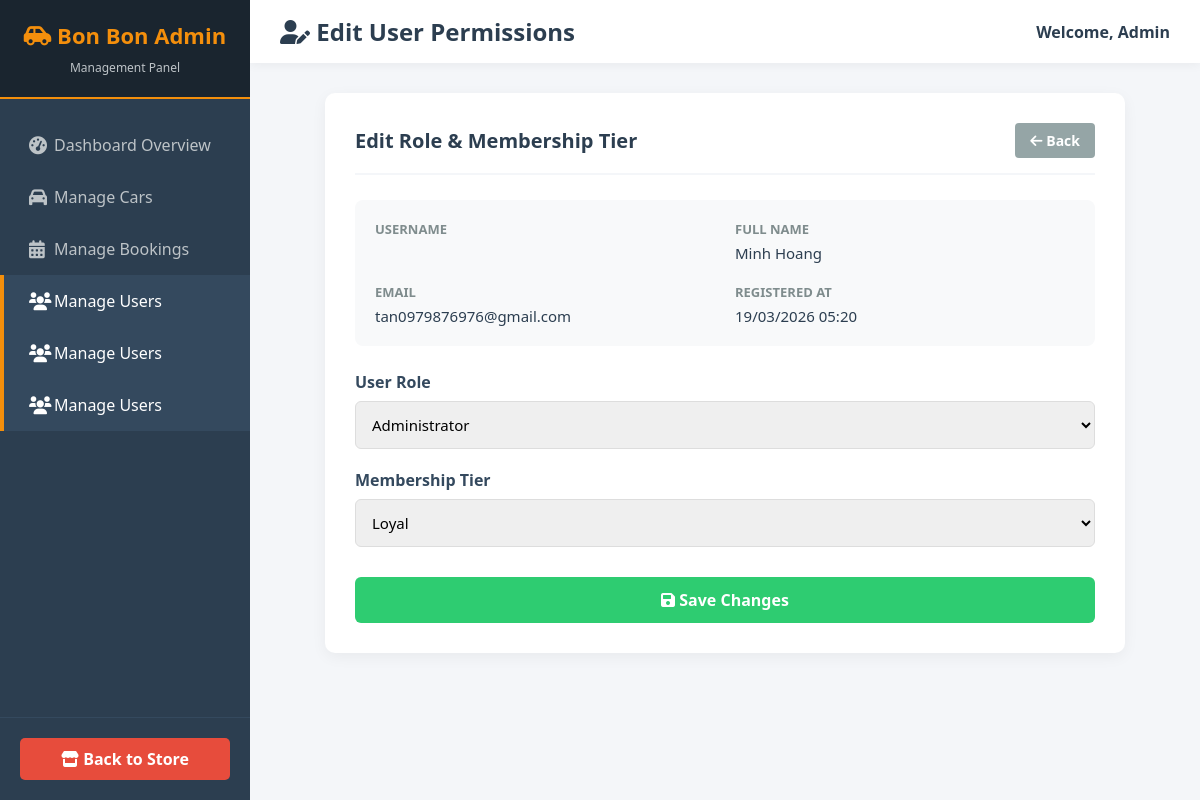
The app's page /index.php?action=admin_edit_user&id=1 (signed in), older data.
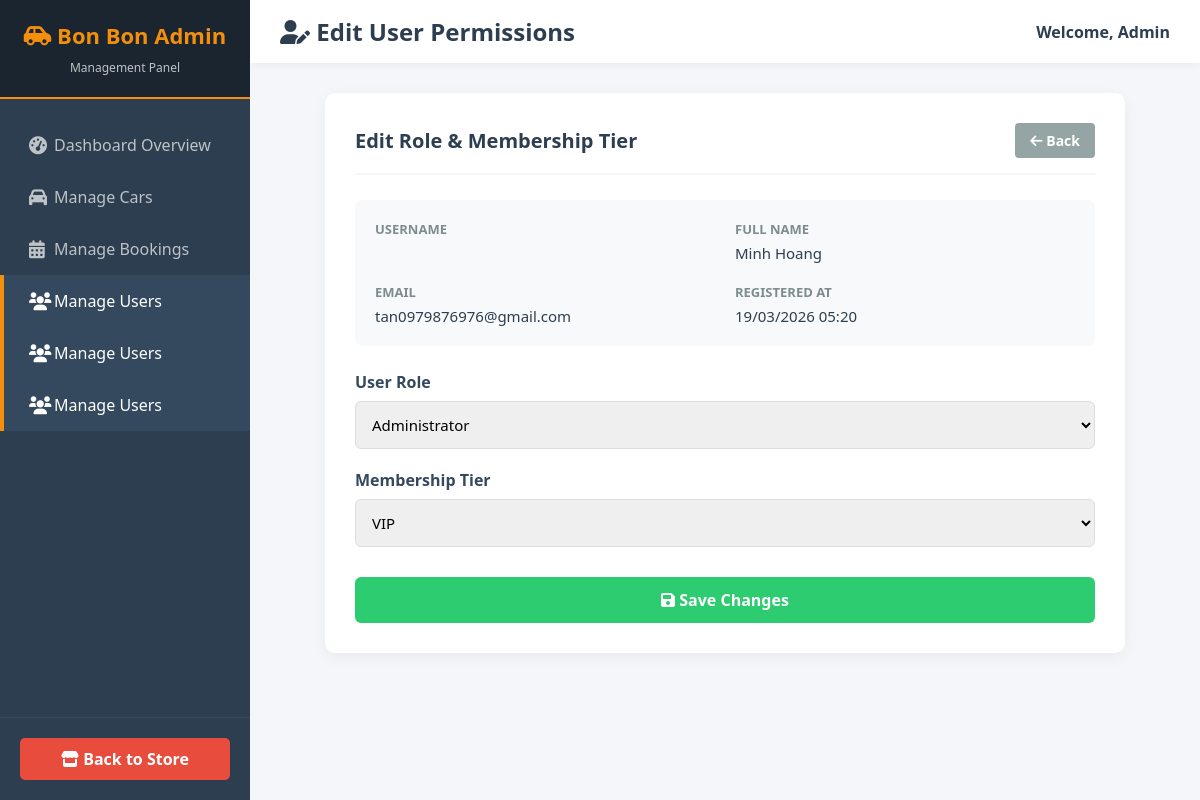
The same page, newer data.
### tables this page shows
CREATE TABLE `users` (
  `id` int(11) NOT NULL,
  `fullname` varchar(100) NOT NULL,
  `email` varchar(150) NOT NULL,
  `phone` varchar(20) NOT NULL,
  `password_hash` varchar(255) NOT NULL,
  `address` varchar(255) DEFAULT NULL,
  `avatar_url` varchar(255) DEFAULT NULL,
  `role` enum('admin','customer') DEFAULT 'customer',
  `is_active` tinyint(1) DEFAULT 0,
  `created_at` timestamp NOT NULL DEFAULT current_timestamp(),
  `updated_at` timestamp NOT NULL DEFAULT current_timestamp() ON UPDATE current_timestamp(),
  `membership_tier` enum('new','loyal','vip') DEFAULT 'new',
  `otp_code` varchar(6) DEFAULT NULL,
  `is_verified` tinyint(1) DEFAULT 0
);

### datafunctions/user_functions.php (called while the page is built, shortened)
<?php
function getUserById(PDO $db, int $id) {
    try {
        $stmt = $db->prepare("SELECT * FROM users WHERE id = :id");
        $stmt->execute([':id' => $id]);
        return $stmt->fetch(PDO::FETCH_ASSOC);
    } catch (PDOException $e) {
        error_log("getUserById Error: " . $e->getMessage());
        return false;
    }
}

### views/admin/user_form.php (the view, shortened to what this page needs)
<!DOCTYPE html>
<html lang="en">
<head>
    <link href="https://cdnjs.cloudflare.com/ajax/libs/font-awesome/6.0.0/css/all.min.css" rel="stylesheet">
</head>
<body>
    <div class="sidebar">
        <div class="sidebar-header">
            <h2><i class="fas fa-car-side"></i> Bon Bon Admin</h2>
            <span>Management Panel</span>
        </div>
        <div class="sidebar-nav">
            <a href="index.php?action=admin_dashboard"><i class="fas fa-tachometer-alt"></i> Dashboard Overview</a>
            <a href="index.php?action=admin_cars"><i class="fas fa-car"></i> Manage Cars</a>
            <a href="index.php?action=admin_bookings"><i class="fas fa-calendar-alt"></i> Manage Bookings</a>
            <a href="index.php?action=admin_users" class="active"><i class="fas fa-users"></i> Manage Users</a>
            <a href="index.php?action=admin_users" class="active"><i class="fas fa-users"></i> Manage Users</a>
            <a href="index.php?action=admin_users" class="active"><i class="fas fa-users"></i> Manage Users</a>
        </div>
        <div class="sidebar-footer">
            <a href="index.php?action=home" class="btn-back"><i class="fas fa-store"></i> Back to Store</a>
        </div>
    </div>
    <div class="main-content">
        <div class="top-navbar">
            <h1><i class="fas fa-user-edit"></i> Edit User Permissions</h1>
            <div class="admin-profile">
                <span style="font-weight: bold; color: #2c3e50;">Welcome, <?= htmlspecialchars($_SESSION['user']['username'] ?? 'Admin') ?></span>
            </div>
        </div>
        <div class="content-body">
            <div class="form-container">
                <div class="form-header">
                    <h2>Edit Role & Membership Tier</h2>
                    <a href="index.php?action=admin_users" class="btn-cancel"><i class="fas fa-arrow-left"></i> Back</a>
                </div>
                <form action="index.php?action=admin_edit_user&id=<?= $user['id'] ?>" method="POST">
                    <div class="info-grid">
                        <div class="info-col">
                            <span class="info-label">Username</span>
                        </div>
                        <div class="info-col">
                            <span class="info-label">Full Name</span>
                            <span class="info-val"><?= htmlspecialchars($user['fullname'] ?? '') ?></span>
                        </div>
                        <div class="info-col">
                            <span class="info-label">Email</span>
                            <span class="info-val"><?= htmlspecialchars($user['email'] ?? '') ?></span>
                        </div>
                        <div class="info-col">
                            <span class="info-label">Registered At</span>
                            <span class="info-val"><?= date('d/m/Y H:i', strtotime($user['created_at'] ?? 'now')) ?></span>
                        </div>
                    </div>
                    <div class="form-group">
                        <label for="role">User Role</label>
                        <select name="role" id="role" class="form-control" required>
                            <option value="admin" <?= (($user['role'] ?? '') === 'admin') ? 'selected' : '' ?>>Administrator</option>
                        </select>
                    </div>
                    <div class="form-group">
                        <label for="tier">Membership Tier</label>
                        <select name="membership_tier" id="tier" class="form-control" required>
                            <option value="loyal" <?= (($user['membership_tier'] ?? '') === 'loyal') ? 'selected' : '' ?>>Loyal</option>
                            <option value="vip" <?= (($user['membership_tier'] ?? '') === 'vip') ? 'selected' : '' ?>>VIP</option>
                        </select>
                    </div>
                    <button type="submit" class="btn-submit"><i class="fas fa-save"></i> Save Changes</button>
                </form>
            </div>
        </div>
    </div>
</body>
</html>

Row changes from the older to the newer data that the page shows:
changed users "Minh Hoang": membership_tier "Loyal" → "VIP"
